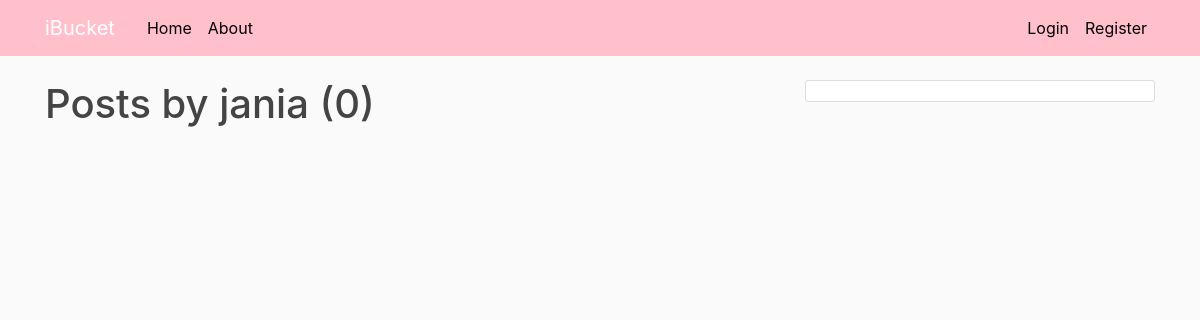
The app's page /user/jania, older data.
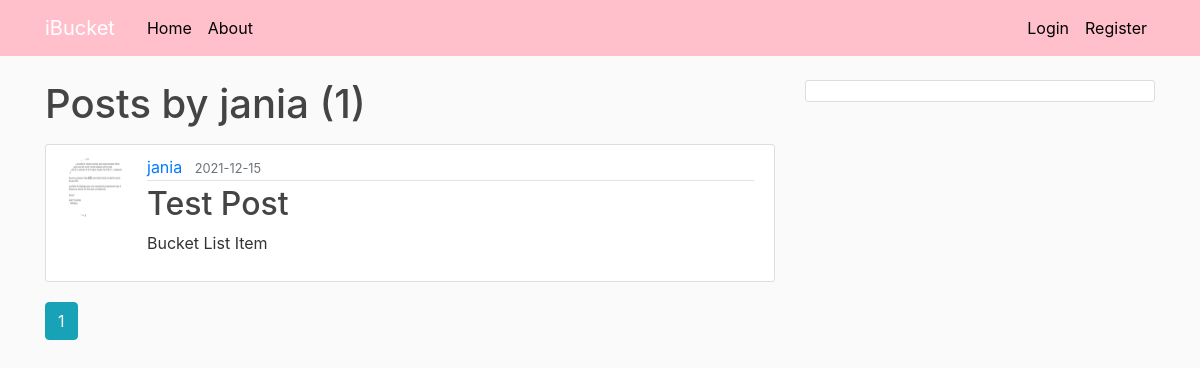
The same page, newer data.
### flaskblog/models.py (models this page shows, shortened)
class Post(db.Model):
    id = db.Column(db.Integer, primary_key=True)
    title = db.Column(db.String(100), nullable=False)
    date_posted = db.Column(db.DateTime, nullable=False, default=datetime.utcnow)
    content = db.Column(db.Text, nullable=False)
    user_id = db.Column(db.Integer, db.ForeignKey('user.id'), nullable=False)

class User(db.Model, UserMixin):
    id = db.Column(db.Integer, primary_key=True)
    username = db.Column(db.String(20), unique=True, nullable=False)
    email = db.Column(db.String(120), unique=True, nullable=False)
    image_file = db.Column(db.String(20), nullable=False, default='default.jpg')
    password = db.Column(db.String(60), nullable=False)
    posts = db.relationship('Post', backref='author', lazy=True)

### flaskblog/routes.py (the view)
@app.route("/user/<string:username>")
def user_posts(username):
    page = request.args.get('page', 1, type=int)
    user = User.query.filter_by(username=username).first_or_404()
    posts = Post.query.filter_by(author=user)\
        .order_by(Post.date_posted.desc())\
        .paginate(page=page, per_page=5)
    return render_template('user_posts.html', posts=posts, user=user)

### flaskblog/templates/user_posts.html
{% extends "layout.html" %}
{% block content %}
    <h1 class="mb-3">Posts by {{ user.username }} ({{ posts.total }})</h1>
    {% for post in posts.items %}
        <article class="media content-section">
          <img class="rounded-circle article-img" src="{{ url_for('static', filename='profile_pics/' + post.author.image_file) }}">
          <div class="media-body">
            <div class="article-metadata">
              <a class="mr-2" href="{{ url_for('user_posts', username=post.author.username) }}">{{ post.author.username }}</a>
              <small class="text-muted">{{ post.date_posted.strftime('%Y-%m-%d') }}</small>
            </div>
            <h2><a class="article-title" href="{{ url_for('post', post_id=post.id) }}">{{ post.title }}</a></h2>
            <p class="article-content">{{ post.content }}</p>
          </div>
        </article>
    {% endfor %}
    {% for page_num in posts.iter_pages(left_edge=1, right_edge=1, left_current=1, right_current=2) %}
      {% if page_num %}
        {% if posts.page == page_num %}
          <a class="btn btn-info mb-4" href="{{ url_for('user_posts', username=user.username, page=page_num) }}">{{ page_num }}</a>
        {% else %}
          <a class="btn btn-outline-info mb-4" href="{{ url_for('user_posts', username=user.username, page=page_num) }}">{{ page_num }}</a>
        {% endif %}
      {% else %}
        ...
      {% endif %}
    {% endfor %}
{% endblock content %}

Row changes from the older to the newer data that the page shows:
added Post: image_file (picture), author.username "jania", date_posted "2021-12-15", title "Test Post", content "Bucket List Item"
Text that changed along with them:
{{ posts.total }}: "0" → "1"
new list line: "1"
